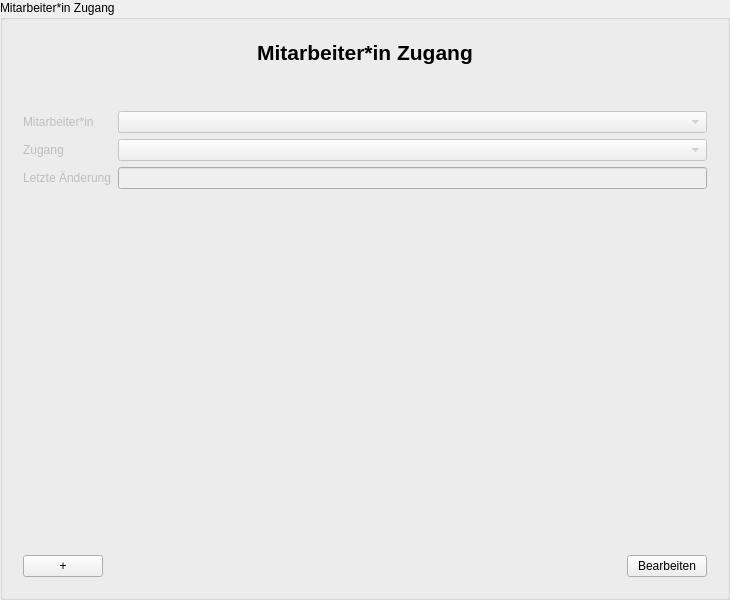
<?xml version="1.0" encoding="UTF-8"?>
<ui version="4.0">
 <class>EmployeeAccountInputArea</class>
 <widget class="QGroupBox" name="EmployeeAccountInputArea">
  <property name="geometry">
   <rect>
    <x>0</x>
    <y>0</y>
    <width>730</width>
    <height>600</height>
   </rect>
  </property>
  <property name="windowTitle">
   <string>Mitarbeiter*in Zugang</string>
  </property>
  <property name="accessibleName">
   <string>EmployeeAccountInputDialog</string>
  </property>
  <property name="title">
   <string>Mitarbeiter*in Zugang</string>
  </property>
  <layout class="QGridLayout" name="gridLayout_3">
   <item row="0" column="0">
    <widget class="QWidget" name="GroupBox" native="true">
     <layout class="QVBoxLayout" name="verticalLayout_3">
      <item>
       <layout class="QVBoxLayout" name="verticalLayout">
        <item>
         <widget class="QLabel" name="label_Header">
          <property name="font">
           <font>
            <pointsize>16</pointsize>
            <weight>75</weight>
            <bold>true</bold>
           </font>
          </property>
          <property name="text">
           <string>Mitarbeiter*in Zugang</string>
          </property>
          <property name="alignment">
           <set>Qt::AlignCenter</set>
          </property>
         </widget>
        </item>
       </layout>
      </item>
      <item>
       <spacer name="verticalSpacer_2">
        <property name="orientation">
         <enum>Qt::Vertical</enum>
        </property>
        <property name="sizeType">
         <enum>QSizePolicy::Preferred</enum>
        </property>
        <property name="sizeHint" stdset="0">
         <size>
          <width>20</width>
          <height>40</height>
         </size>
        </property>
       </spacer>
      </item>
      <item>
       <layout class="QFormLayout" name="formLayout">
        <item row="0" column="0">
         <widget class="QLabel" name="employeeIdLabel">
          <property name="enabled">
           <bool>false</bool>
          </property>
          <property name="text">
           <string>Mitarbeiter*in</string>
          </property>
          <property name="buddy">
           <cstring>employeeComboBox</cstring>
          </property>
         </widget>
        </item>
        <item row="0" column="1">
         <widget class="QComboBox" name="employeeComboBox">
          <property name="enabled">
           <bool>false</bool>
          </property>
         </widget>
        </item>
        <item row="1" column="0">
         <widget class="QLabel" name="accountLabel">
          <property name="enabled">
           <bool>false</bool>
          </property>
          <property name="text">
           <string>Zugang</string>
          </property>
          <property name="buddy">
           <cstring>accountComboBox</cstring>
          </property>
         </widget>
        </item>
        <item row="1" column="1">
         <widget class="QComboBox" name="accountComboBox">
          <property name="enabled">
           <bool>false</bool>
          </property>
         </widget>
        </item>
        <item row="2" column="0">
         <widget class="QLabel" name="lastUpdateLabel">
          <property name="enabled">
           <bool>false</bool>
          </property>
          <property name="text">
           <string>Letzte Änderung</string>
          </property>
          <property name="buddy">
           <cstring>lastUpdateLineEdit</cstring>
          </property>
         </widget>
        </item>
        <item row="2" column="1">
         <widget class="QLineEdit" name="lastUpdateLineEdit">
          <property name="enabled">
           <bool>false</bool>
          </property>
         </widget>
        </item>
       </layout>
      </item>
      <item>
       <spacer name="verticalSpacer">
        <property name="orientation">
         <enum>Qt::Vertical</enum>
        </property>
        <property name="sizeHint" stdset="0">
         <size>
          <width>20</width>
          <height>40</height>
         </size>
        </property>
       </spacer>
      </item>
      <item>
       <layout class="QHBoxLayout" name="horizontalLayout">
        <item>
         <widget class="QPushButton" name="addPushButton">
          <property name="text">
           <string>+</string>
          </property>
         </widget>
        </item>
        <item>
         <spacer name="horizontalSpacer">
          <property name="orientation">
           <enum>Qt::Horizontal</enum>
          </property>
          <property name="sizeHint" stdset="0">
           <size>
            <width>40</width>
            <height>20</height>
           </size>
          </property>
         </spacer>
        </item>
        <item>
         <widget class="QPushButton" name="editFinishPushButton">
          <property name="text">
           <string>Bearbeiten</string>
          </property>
         </widget>
        </item>
       </layout>
      </item>
     </layout>
    </widget>
   </item>
  </layout>
 </widget>
 <tabstops>
  <tabstop>employeeComboBox</tabstop>
  <tabstop>accountComboBox</tabstop>
  <tabstop>lastUpdateLineEdit</tabstop>
  <tabstop>addPushButton</tabstop>
  <tabstop>editFinishPushButton</tabstop>
 </tabstops>
 <resources/>
 <connections/>
</ui>
